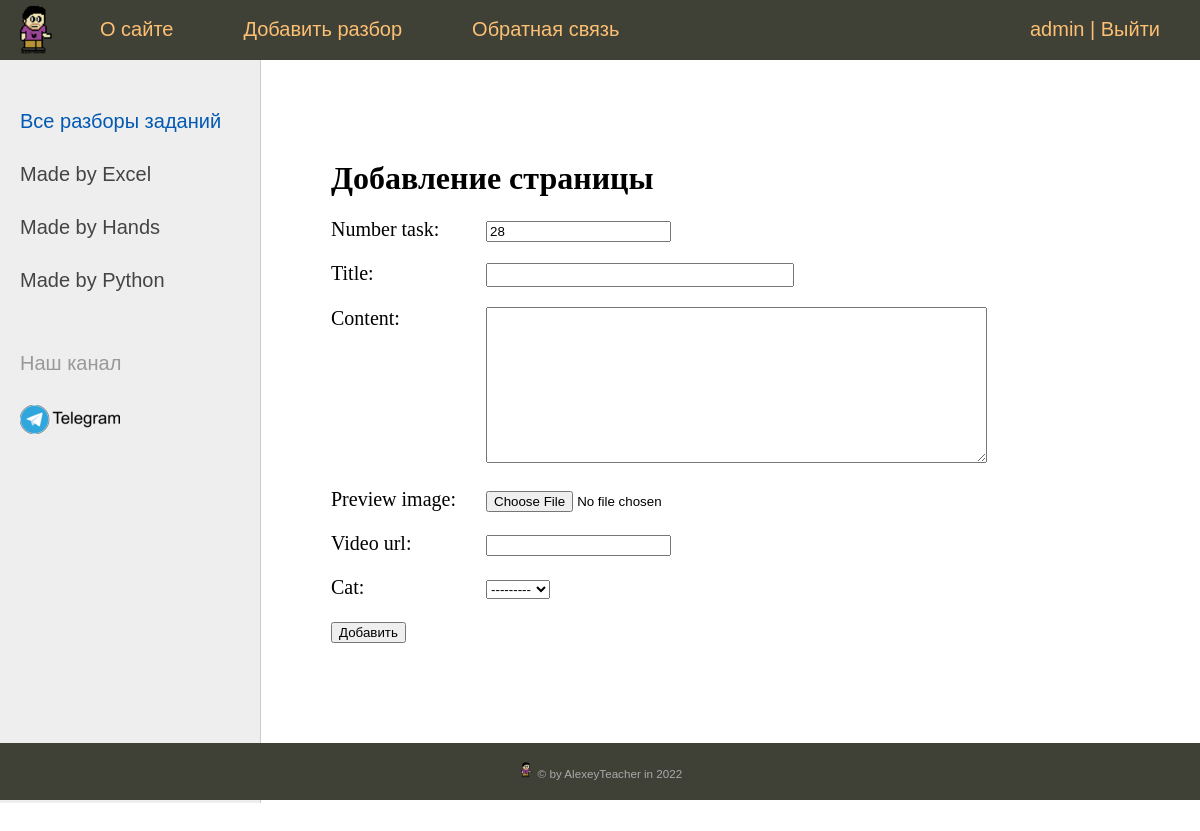
Page /add_task/ (signed in) on the committed database.
### ege_task/models.py (models this page shows)
class Category(models.Model):
    name = models.CharField(max_length=100, db_index=True, verbose_name='Способ решения')
    def __str__(self):
        return self.name
    def get_absolute_url(self):
        return reverse('category', kwargs={'cat_id': self.pk})
    class Meta:
        verbose_name = 'Способ решения'
        verbose_name_plural = "Способы решений"

### ege_task/views.py (the view)
# urls.py: path('add_task/', AddTask.as_view(), name='add_task'),
class AddTask(LoginRequiredMixin, DataMixin, CreateView):
    form_class = AddTaskForm
    template_name = 'ege_task/add_task.html'
    success_url = reverse_lazy('home')
    login_url = reverse_lazy('home')
    raise_exception = True
    def get_context_data(self, **kwargs):
        context = super().get_context_data(**kwargs)
        c_def = self.get_user_context(title='Добавление страницы')
        context.update(c_def)
        return context

### ege_task/forms.py (shortened to what this page needs)
class AddTaskForm(forms.ModelForm):
    class Meta:
        model = Task
        fields = ('number_task', 'title', 'content', 'preview_image', 'video_url', 'cat')
        widgets = {
            'title': forms.TextInput(attrs={"class": 'form-input'}),
            'content': forms.Textarea(attrs={"cols": 60, "rows": 10})
        }

### ege_task/templatetags/ege_task_tags.py (called while the page is built)
@register.inclusion_tag('ege_task/list_categories.html')
def show_categories(sort=None, cat_selected=0):
    if not sort:
        cats = Category.objects.all()
    else:
        cats = Category.objects.order_by(sort)
    return {'cats': cats, 'cat_selected': cat_selected}

### ege_task/utils.py (called while the page is built)
    def get_user_context(self, **kwargs):
        context = kwargs
        cats = Category.objects.all()
        user_menu = menu.copy()
        if not self.request.user.is_authenticated:
            user_menu.pop(1)
        context['menu'] = user_menu
        context['cats'] = cats
        if 'cat_selected' not in context:
            context['cat_selected'] = 0
        return context

### ege_task/templates/ege_task/add_task.html (shortened to what this page needs)
{% extends "ege_task/base.html" %}
{% block content %}
<h1>{{ title }}</h1>
<form action="{% url 'add_task' %}" method="post" enctype="multipart/form-data">
    {% for line in form %}
        <p><label class="form-label" for="{{ line.id_for_label }}">{{ line.label }}: </label> {{ line }}</p>
    {% endfor %}
    <button type="submit">Добавить</button>
</form>
{% endblock %}

### ege_task/templates/ege_task/base.html (shortened to what this page needs)
{% load static %}
{% load ege_task_tags %}
<!DOCTYPE html>
<html lang="en" xmlns="http://www.w3.org/1999/html">
<head>
    <link type="text/css" href="{% static 'ege_task/css/styles.css' %}" rel="stylesheet"/>
</head>
<body>
<table class="table-page" border=0 cellpadding="0" cellspacing="0">
    <tr>
        <td valign="top">
            {% block mainmenu %}
            <div class="header">
                <ul id="mainmenu" class="mainmenu">
                    <li class="logo"><a href="{% url 'home' %}"><div class="logo"></div>
                    </a></li>
                    {% for m in menu %}
                    <li><a href="{% url m.url_name %}">{{m.title}}</a></li>
                    {% endfor %}
                    {% if request.user.is_authenticated %}
                        <li class="last">{{ user.username }} | <a href="{% url 'logout' %}">Выйти</a> </li>
                    {% else %}
                        <li class="last"><a href="{% url 'register' %}">Регистрация</a> | <a href="{% url 'login' %}">Войти</a> </li>
                    {% endif %}
                </ul>
            </div>
            {% endblock mainmenu %}
            <table class="table-content" border="0" cellpadding="0" cellspacing="0">
                <tr>
                    <td valign="top" class="left-chapters">
                        <ul id="leftchapters">
                            {% if cat_selected == 0 %}
                                <li class="selected">Все разборы заданий</li>
                            {% else %}
                                <li><a href="{% url 'home' %}">Все разборы заданий</a></li>
                            {% endif %}
                            {% show_categories 'name' cat_selected %}
                            <li class="share">
                                <p>Наш канал</p>
                                <a class="share-yt" href="https://t.me/alexeyteacher_chanel" target="_blank" rel="nofollow"</a>
                            </li>
                        </ul>
                    </td>
                    <td valign="top" class="content">
                        <div class="content-text">
                            {% block content %}
                            {% endblock %}
                        </div>
                    </td>
                </tr>
            </table>
    <tr>
        <td valign="top">
            <div id="footer">
                <p align="center"> <img class="mb-2" src="{% static 'ege_task/images/logo.png' %}" alt="© by AlexeyTeacher 2022" width="16" height="16">
                <small class="mb-2" >© by AlexeyTeacher in 2022</small></p>
            </div>
        </td>
    </tr>
</table>
</body>
</html>

### ege_task/templates/ege_task/list_categories.html
{% for cat in cats %}
    {% if cat.pk == cat_selected %}
        <li class="selected">Made by {{cat.name}}</li>
    {% else %}
        <li><a href="{{ cat.get_absolute_url }}">Made by {{cat.name}}</a></li>
    {% endif %}
{% endfor %}

### ege_task/static/ege_task/css/styles.css (style rules this page uses)
html, body { font-family: 'Arial'; margin: 0; padding: 0; height: 100%; width: 100%; color: #444; }
a { color: #0059b2; text-decoration: none; }
img { max-width: 600px; height: auto; }
.table-page { width: 100%; height: 100%; vertical-align: top; }
.table-page tr { height: 100%; }
.header { background: #3F4137; height: 60px; }
.logo { background: url('../images/logo.png') no-repeat 10px 5px; width: 70px; height: 60px; }
ul.mainmenu { list-style: none; margin: 0; padding: 0; height: 60px; color: #fdc073; font-size: 20px; overflow: hidden; }
ul.mainmenu li { float: left; margin: 18px 40px 0 30px; }
ul.mainmenu li.logo { margin: 0; }
ul.mainmenu li.last { float: right; }
ul.mainmenu li a { color: #fdc073; text-decoration: none; }
.table-content { width: 100%; min-height: 100%; height: 100%; }
.left-chapters { margin: 0; background: #eee; border-right: 1px solid #ccc; min-height: 100%; }
.left-chapters ul { width: 230px; min-height: 100%; margin: 0; padding: 20px 10px 10px 20px; list-style: none; font-size: 20px; }
.left-chapters ul li { margin: 30px 0 0 0; color: #999; }
.left-chapters ul li.selected { color: #0059b2; }
.left-chapters ul li a { color: #444; text-decoration: none; }
.left-chapters ul li.share { margin: 60px 0 0 0; }
.left-chapters ul li.share p { margin: 30px 0 30px 0; }
.left-chapters ul li.share a { display: inline-block; width: 40px; height: 40px; margin: 0 20px 0 0; }
.left-chapters ul li.share a.share-yt { width: 100%; height: 30px; background: url('../images/share_yt.png') no-repeat 0 0 }
.content { padding: 40px 20px 20px 40px; width: 100%; box-sizing: border-box; }
.content-text { margin: 60px 0 0 30px; color: #000; font-size: 20px; font-family: Yandex Sans Display Light; }
.content-text h1 { font-size: 32px; }
#footer { box-sizing: border-box; background: #3F4137; padding: 5px; color: #aaa; font-size: 14px; font-family: Verdana, Geneva, Arial, Helvetica; text-align: left; overflow: hidden; }
.form-input { width: 300px; font-size: 16px; }
.form-label { display: inline-block; min-width: 150px; vertical-align: top; }

### rows in the picture
Category: name "Excel"
Category: name "Hands"
Category: name "Python"

### other values in the picture
{{ m.title }} "О сайте" "Добавить разбор" "Обратная связь"
{{ user.username }} "admin"
{{ title }} "Добавление страницы"
{{ line.label }} "Number task" "Title" "Content" "Preview image" "Video url" "Cat"
